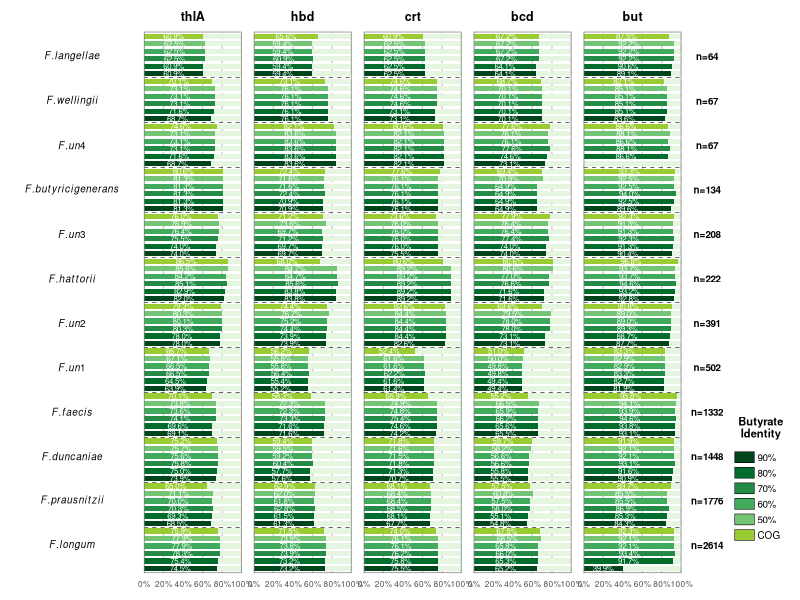
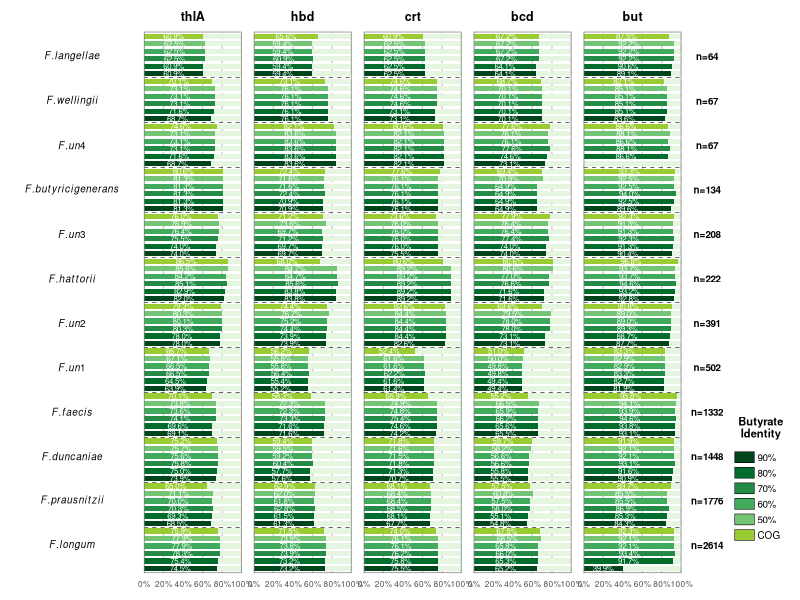

The R source for these figures, in order:
library(ggplot2)
library(dplyr)
library(tidyr)
library(patchwork)

# Import data
gene_data_raw <- read.table(text = "
Gene	F.longum	F.prausnitzii	F.duncaniae	F.faecis	F.un1	F.un2	F.hattorii	F.un3	F.butyricigenerans	F.un4	F.wellingii	F.langellae
bcd_90 threshold	1704	973	803	873	248	286	159	154	87	49	47	41
bcd_80 threshold	1708	979	808	874	248	286	159	154	87	50	47	41
bcd_70 threshold	1724	1030	820	882	250	305	170	161	87	52	47	43
bcd_60 threshold	1721	1021	819	878	250	305	171	159	87	51	47	43
bcd_50 threshold	1790	1080	843	886	251	311	179	159	95	51	47	43
bcd_COG	1765	1022	865	735	256	272	179	162	93	52	46	43
but_90 threshold	1044	1497	1316	1240	411	343	206	188	120	0	56	57
but_80 threshold	2396	1515	1327	1250	415	347	207	190	124	58	57	58
but_70 threshold	2441	1544	1348	1260	418	349	210	192	126	59	57	59
but_60 threshold	2408	1518	1334	1251	416	348	208	190	124	58	57	59
but_50 threshold	2408	1518	1334	1253	416	348	208	190	124	59	57	59
but_COG	2414	1593	1331	1276	418	355	215	192	125	58	55	56
cro_90 threshold	1974	1203	1024	989	308	323	198	157	102	55	49	40
cro_80 threshold	1982	1210	1032	994	309	330	198	158	102	55	49	40
cro_70 threshold	1993	1217	1039	1004	312	330	198	158	102	55	50	40
cro_60 threshold	1989	1214	1035	997	309	330	198	158	102	55	50	40
cro_50 threshold	1989	1214	1037	998	309	330	198	158	102	55	50	40
cro_COG	1934	1209	1040	878	263	323	179	153	104	54	50	39
hbd_90 threshold	1913	1089	834	954	277	289	186	145	95	56	51	38
hbd_80 threshold	1914	1092	836	954	278	289	186	145	95	56	51	38
hbd_70 threshold	1933	1115	874	976	283	291	190	148	97	56	51	39
hbd_60 threshold	1928	1098	857	963	280	294	188	145	96	56	51	38
hbd_50 threshold	1933	1102	861	963	280	300	188	153	96	56	51	38
hbd_COG	1868	1117	860	777	282	291	151	148	97	55	49	42
thlA_90 threshold	1947	1216	1070	921	321	305	182	154	109	46	46	39
thlA_80 threshold	1971	1230	1086	927	324	305	184	154	109	48	48	39
thlA_70 threshold	2047	1248	1097	987	334	314	189	157	109	49	49	40
thlA_60 threshold	2036	1243	1094	981	334	313	187	159	109	49	49	40
thlA_50 threshold	2037	1263	1096	983	337	314	190	160	109	49	49	40
thlA_COG	1984	1155	1089	934	335	310	192	158	108	50	47	39", 
                            header = TRUE, sep = "\t", stringsAsFactors = FALSE)

# Read 70 completeness total number data
total_data_raw <- read.table(text = "
Threshold	F.longum	F.prausnitzii	F.duncaniae	F.faecis	F.un1	F.un2	F.hattorii	F.un3	F.butyricigenerans	F.un4	F.wellingii	F.langellae
total_70	2614	1776	1448	1332	502	391	222	208	134	67	67	64", 
                             header = TRUE, sep = "\t", stringsAsFactors = FALSE)

# Define species
all_strains <- c("F.longum", "F.prausnitzii", "F.duncaniae", "F.faecis", "F.un1", "F.un2", 
                 "F.hattorii", "F.un3", "F.butyricigenerans", "F.un4", "F.wellingii", "F.langellae")

# Process gene data
gene_long <- gene_data_raw %>%
  separate(Gene, into = c("Gene", "Threshold"), sep = "_") %>%
  mutate(
    Gene = case_when(
      Gene == "cro" ~ "crt",
      TRUE ~ Gene
    ),
    Gene = factor(Gene, levels = c("thlA", "hbd", "crt", "bcd", "but")),
    Threshold = factor(Threshold, 
                       levels = c("90 threshold", "80 threshold", "70 threshold", 
                                  "60 threshold", "50 threshold", "COG"))
  ) %>%
  pivot_longer(
    cols = -c(Gene, Threshold),
    names_to = "Group",
    values_to = "Yes"
  ) %>%
  filter(Group %in% all_strains)

# Process total number data
total_long <- total_data_raw %>%
  pivot_longer(
    cols = -Threshold,
    names_to = "Group",
    values_to = "Total"
  ) %>%
  filter(Group %in% all_strains) %>%
  expand(nesting(Group, Total), 
         Threshold = c("90 threshold", "80 threshold", "70 threshold", 
                       "60 threshold", "50 threshold", "COG")) %>%
  mutate(
    Threshold = factor(Threshold, 
                       levels = c("90 threshold", "80 threshold", "70 threshold", 
                                  "60 threshold", "50 threshold", "COG"))
  )

# Merge data
all_data <- gene_long %>%
  left_join(total_long, by = c("Group", "Threshold")) %>%
  mutate(
    Yes = as.numeric(Yes),
    Total = as.numeric(Total),
    No = Total - Yes,
    Yes_percent = Yes / Total * 100,
    No_percent = No / Total * 100
  ) %>%
  select(Gene, Group, Threshold, Yes, No, Yes_percent, No_percent, Total)

# Convert data
plot_data_long <- all_data %>%
  pivot_longer(
    cols = c(Yes_percent, No_percent),
    names_to = "Category",
    values_to = "Percent"
  ) %>%
  mutate(
    Group = factor(Group, levels = all_strains),
    Category = ifelse(Category == "Yes_percent", "Yes", "No"),
    Count = ifelse(Category == "Yes", Yes, No),
    label = ifelse(Category == "Yes" & Percent > 0, sprintf("%.1f%%", Percent), ""),
    y_label = paste(Group, Threshold, sep = "_")
  ) %>%
  mutate(
    y_label = factor(y_label, levels = unlist(lapply(all_strains, function(strain) {
      paste(strain, c("90 threshold", "80 threshold", "70 threshold", 
                      "60 threshold", "50 threshold", "COG"), sep = "_")
    })))
  )

# color mapping
plot_data_long <- plot_data_long %>%
  mutate(
    fill_color = case_when(
      Category == "Yes" & Threshold == "90 threshold" ~ "#00441B",
      Category == "Yes" & Threshold == "80 threshold" ~ "#006D2C",
      Category == "Yes" & Threshold == "70 threshold" ~ "#238B45",
      Category == "Yes" & Threshold == "60 threshold" ~ "#41AB5D",
      Category == "Yes" & Threshold == "50 threshold" ~ "#74C476",
      Category == "Yes" & Threshold == "COG" ~ "#99CC33",
      Category == "No" & Threshold != "COG" ~ "#E5F5E0",
      Category == "No" & Threshold == "COG" ~ "#E5F5E0",
      TRUE ~ "#CCCCCC"
    )
  )

# Create plot by genes
create_gene_plot <- function(gene_name) {
  gene_data <- plot_data_long %>%
    filter(Gene == gene_name)

  n_strains <- length(all_strains)
  hline_positions <- seq(6.5, (n_strains-1)*6 + 0.5, by = 6)
  
  p <- ggplot(gene_data, aes(x = Percent, y = y_label, fill = fill_color)) +
    geom_bar(stat = "identity", width = 0.7, position = position_stack(reverse = TRUE)) +
    geom_text(aes(label = ifelse(Percent > 0.5, label, "")),
              position = position_stack(vjust = 0.5, reverse = TRUE),
              size = 2.0,  
              color = "white") +
    geom_hline(yintercept = hline_positions,
               linetype = "dashed", color = "black", size = 0.2) +
    scale_y_discrete(labels = NULL) +
    scale_x_continuous(
      limits = c(0, 100.01),
      breaks = seq(0, 100, 20),
      labels = function(x) paste0(x, "%"),
      expand = c(0, 0)
    ) +
    labs(title = gene_name, x = "", y = "") +
    theme_minimal() +
    theme(
      plot.title = element_text(hjust = 0.5, size = 9, face = "bold"),
      axis.text.x = element_text(size = 6),
      axis.text.y = element_blank(),
      axis.title = element_blank(),
      panel.grid.major.x = element_line(color = "grey80", linetype = "dashed"),
      panel.grid.minor.x = element_blank(),
      panel.grid.major.y = element_blank(),
      panel.grid.minor.y = element_blank(),
      panel.border = element_rect(fill = NA, color = "grey50", size = 0.5),
      plot.margin = margin(3, 3, 3, 3),
      legend.position = "none"
    ) +
    scale_fill_identity()
  
  return(p)
}
gene_names <- c("thlA", "hbd", "crt", "bcd", "but")
plots <- list()
for (gene in gene_names) {
  plots[[gene]] <- create_gene_plot(gene)
}

# Create species labels
create_strain_labels <- function() {
  n_strains <- length(all_strains)
  strain_positions <- seq(1.0, (n_strains-1)*6.5 + 1.0, by = 6.5)
  
  strain_labels <- data.frame(
    y = strain_positions,
    label = c(
      "italic(F.longum)", "italic(F.prausnitzii)", "italic(F.duncaniae)", 
      "italic(F.faecis)", "italic(F.un1)", "italic(F.un2)", 
      "italic(F.hattorii)", "italic(F.un3)", "italic(F.butyricigenerans)", 
      "italic(F.un4)", "italic(F.wellingii)", "italic(F.langellae)"
    )
  )
  
  max_y <- n_strains * 6 + 0.5
  
  p <- ggplot(strain_labels, aes(x = 0.5, y = y, label = label)) +
    geom_text(parse = TRUE, size = 2.5, fontface = "italic", hjust = 0.5, vjust = 0.5) +
    theme_void() +
    theme(plot.margin = margin(0, 0, 0, 0)) +
    coord_cartesian(xlim = c(0, 1), ylim = c(0.5, max_y), clip = "off")
  
  return(p)
}

strain_label_plot <- create_strain_labels()

# Create total number labels by species
create_total_labels_plot <- function() {
  n_strains <- length(all_strains)
  
  strain_totals <- total_data_raw %>%
    pivot_longer(
      cols = -Threshold,
      names_to = "Group",
      values_to = "Total"
    ) %>%
    filter(Group %in% all_strains) %>%
    mutate(
      Group = factor(Group, levels = all_strains)
    )
  
  strain_positions <- seq(1.0, (n_strains-1)*6.5 + 1.0, by = 6.5)
  
  total_labels <- data.frame(
    Group = all_strains,
    y_position = strain_positions,
    Total = strain_totals$Total[match(all_strains, strain_totals$Group)]
  )
  
  max_y <- n_strains * 6 + 0.5
  
  p <- ggplot(total_labels, aes(x = 0.5, y = y_position, 
                                label = paste0("n=", Total))) +
    geom_text(size = 2.5, hjust = 0.5, vjust = 0.5, fontface = "bold") +
    theme_void() +
    theme(plot.margin = margin(0, 0, 0, 0)) +
    coord_cartesian(xlim = c(0, 1), ylim = c(0.5, max_y), clip = "off")
  
  return(p)
}

total_labels_plot <- create_total_labels_plot()

# Create legend
create_simple_legend <- function() {
  legend_color_mapping <- c(
    "90%" = "#00441B",
    "80%" = "#006D2C",
    "70%" = "#238B45",
    "60%" = "#41AB5D",
    "50%" = "#74C476",
    "COG" = "#99CC33"
  )
  
  legend_data <- data.frame(
    Threshold = names(legend_color_mapping),
    Color = legend_color_mapping,
    y = 6:1,
    x_color = 0.5,
    x_text = 0.7
  )
  
  p <- ggplot(legend_data) +
    geom_rect(aes(xmin = x_color - 0.15, xmax = x_color + 0.15, 
                  ymin = y - 0.35, ymax = y + 0.35, fill = Color),
              color = "black", size = 0.2) +
    geom_text(aes(x = x_text, y = y, label = Threshold), 
              vjust = 0.5, size = 2.5, color = "black", hjust = 0) +
    scale_fill_identity() +
    theme_void() +
    theme(
      plot.margin = margin(0, 0, 0, 0),
      plot.title = element_text(hjust = 0.5, size = 8, face = "bold", 
                                margin = margin(b = 3))
    ) +
    labs(title = "Butyrate\nIdentity") +
    coord_cartesian(xlim = c(0.3, 1.2), ylim = c(0.5, 6.5), clip = "off")
  
  return(p)
}
simple_legend <- create_simple_legend()

create_empty_plot <- function() {
  p <- ggplot() + 
    theme_void() +
    theme(plot.margin = margin(0, 0, 0, 0))
  return(p)
}

empty_plot_top <- create_empty_plot()
empty_plot_bottom <- create_empty_plot()
legend_with_spaces <- wrap_plots(
  empty_plot_top,
  simple_legend,
  empty_plot_bottom,
  ncol = 1,
  heights = c(0.75, 0.2, 0.05)
)

# Combine plot
gene_plots <- (plots[["thlA"]] | plots[["hbd"]] | plots[["crt"]] | plots[["bcd"]] | plots[["but"]]) + 
  plot_layout(widths = rep(1, 5), nrow = 1)
final_plot <- wrap_plots(
  strain_label_plot,
  gene_plots,
  total_labels_plot,
  legend_with_spaces,
  ncol = 4,
  widths = c(1.2, 5, 0.4, 0.6)
) +
  plot_annotation(theme = theme(plot.margin = margin(5, 5, 5, 5)))

# Save as pdf
print(final_plot)
ggsave("butyrate_blasti_all.pdf", 
       plot = final_plot,
       width = 12,
       height = 12,
       units = "in",
       dpi = 300)
